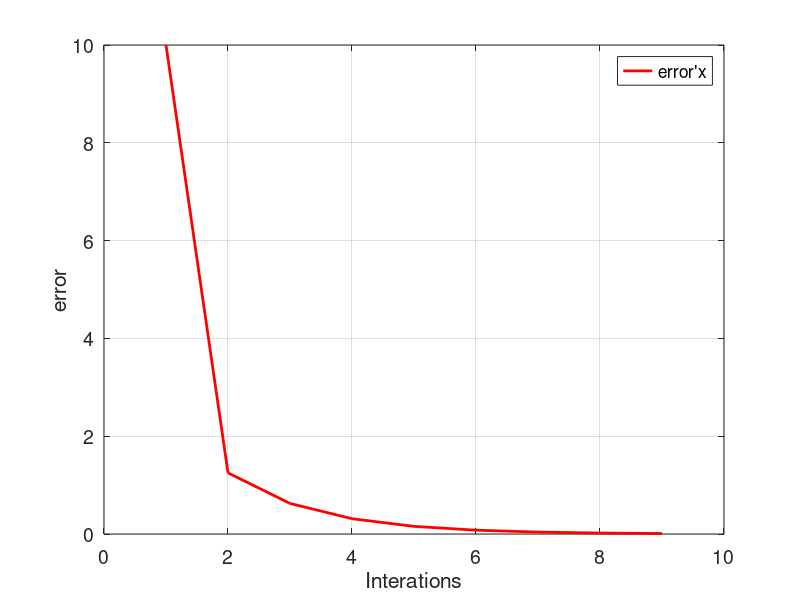

MATLAB code to generate this figure:
xl = 0;
xu = 2.5;
i = 1; 
e(i) = 10

while(e(i) > 0.01)
xr = (xl+xu)/2;
g_xl = xl^2-2
g_xr = xr^2-2
g_xu = xu^2-2


if(g_xl*g_xr < 0 )
    xu = xr
    e(i+1) = abs(xr - xl)
end


if (g_xu*g_xr < 0 )
    xl = xr
    e(i+1) = abs (xu - xr)
end


i = i+1
if (g_xu*g_xr == 0)
    xr = xr
end 

end 
 
tamanio = size (e)
ite = 1:1:tamanio(2);

figure('DefaultAxesFontsize',14)
set(gcf,'color','blue');
plot(ite,e,'color',[1 0 0], 'LineWidth',2);
grid on
xlabel('Interations')
ylabel('error')
legend('error''x')